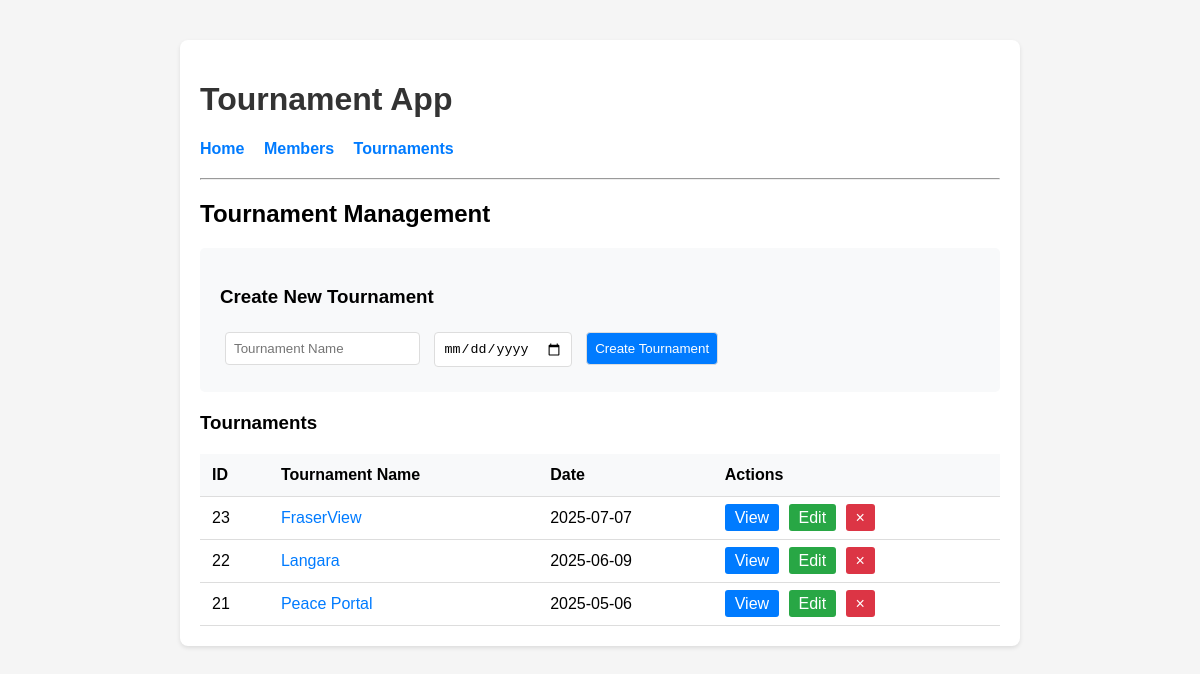
/tournaments, run on the app's committed database.
### tables this page shows
CREATE TABLE tournaments (
                id INTEGER PRIMARY KEY AUTOINCREMENT,
                name TEXT NOT NULL,
                date TEXT NOT NULL,
                description TEXT
            , finalized BOOLEAN DEFAULT 0);

### app.py (the view, shortened to what this page needs)
@app.route('/tournaments', methods=['GET', 'POST'])
def tournaments():
    conn = get_db_connection()
    tournaments = conn.execute('SELECT * FROM tournaments ORDER BY date DESC').fetchall()
    conn.close()
    return render_template('tournaments.html', tournaments=tournaments)

### app.py (called while the page is built)
def get_db_connection():
    conn = sqlite3.connect(DATABASE)
    conn.row_factory = sqlite3.Row
    return conn

### templates/tournaments.html
{% extends 'base.html' %}
{% block content %}
    <h2>Tournament Management</h2>
    <form method="post">
        <h3>Create New Tournament</h3>
        <div>
            <input type="text" name="name" placeholder="Tournament Name" required style="margin: 5px;">
            <input type="date" name="date" required style="margin: 5px;">
            <button type="submit" style="margin: 5px;">Create Tournament</button>
        </div>
    </form>
    <h3>Tournaments</h3>
    {% if tournaments %}
        <table>
            <thead>
                <tr>
                    <th>ID</th>
                    <th>Tournament Name</th>
                    <th>Date</th>
                    <th>Actions</th>
                </tr>
            </thead>
            <tbody>
                {% for tournament in tournaments %}
                <tr>
                    <td>{{ tournament.id }}</td>
                    <td><a href="/tournament/{{ tournament.id }}" style="color: #007bff; text-decoration: none;">{{ tournament.name }}</a></td>
                    <td>{{ tournament.date }}</td>
                    <td>
                        <a href="/tournament/{{ tournament.id }}" style="background-color: #007bff; color: white; padding: 5px 10px; text-decoration: none; border-radius: 3px; margin-right: 5px;">View</a>
                        <a href="/edit_tournament/{{ tournament.id }}" style="background-color: #28a745; color: white; padding: 5px 10px; text-decoration: none; border-radius: 3px; margin-right: 5px;">Edit</a>
                        <a href="/delete_tournament/{{ tournament.id }}" style="background-color: #dc3545; color: white; padding: 5px 10px; text-decoration: none; border-radius: 3px; border: none; outline: none; box-shadow: none; cursor: pointer;" title="Delete" onclick="return confirm('Are you sure you want to delete this tournament? This will also delete all scores for this tournament.');">×</a>
                    </td>
                </tr>
                {% endfor %}
            </tbody>
        </table>
    {% else %}
        <p>No tournaments created yet. Create a tournament using the form above.</p>
    {% endif %}
{% endblock %}

### templates/base.html (shortened to what this page needs)
<!DOCTYPE html>
<html lang="en">
<head>
</head>
<body>
    <div class="container">
        <h1><a href="/" style="text-decoration: none; color: #333;">Tournament App</a></h1>
        {% if not hide_nav %}
        <nav>
            <a href="/">Home</a>
            <a href="/members">Members</a>
            <a href="/tournaments">Tournaments</a>
        </nav>
        {% endif %}
        <hr>
        {% block content %}{% endblock %}
    </div>
</body>
</html>

### templates/base.html (style rules this page uses)
body { font-family: Arial, sans-serif; margin: 40px; background-color: #f5f5f5; }
.container { max-width: 800px; margin: 0 auto; background-color: white; padding: 20px; border-radius: 8px; box-shadow: 0 2px 4px rgba(0,0,0,0.1); }
nav { margin: 20px 0; }
nav a { text-decoration: none; color: #007bff; margin-right: 15px; font-weight: bold; }
form { background-color: #f8f9fa; padding: 20px; border-radius: 5px; margin-bottom: 20px; }
input, select, button { margin: 5px; padding: 8px; border: 1px solid #ddd; border-radius: 4px; }
button { background-color: #007bff; color: white; cursor: pointer; }
table { width: 100%; border-collapse: collapse; margin-top: 20px; }
th, td { padding: 12px; text-align: left; border-bottom: 1px solid #ddd; }
th { background-color: #f8f9fa; font-weight: bold; }

### data on the page
tournaments: id "23", name "FraserView", date "2025-07-07"
tournaments: id "22", name "Langara", date "2025-06-09"
tournaments: id "21", name "Peace Portal", date "2025-05-06"
